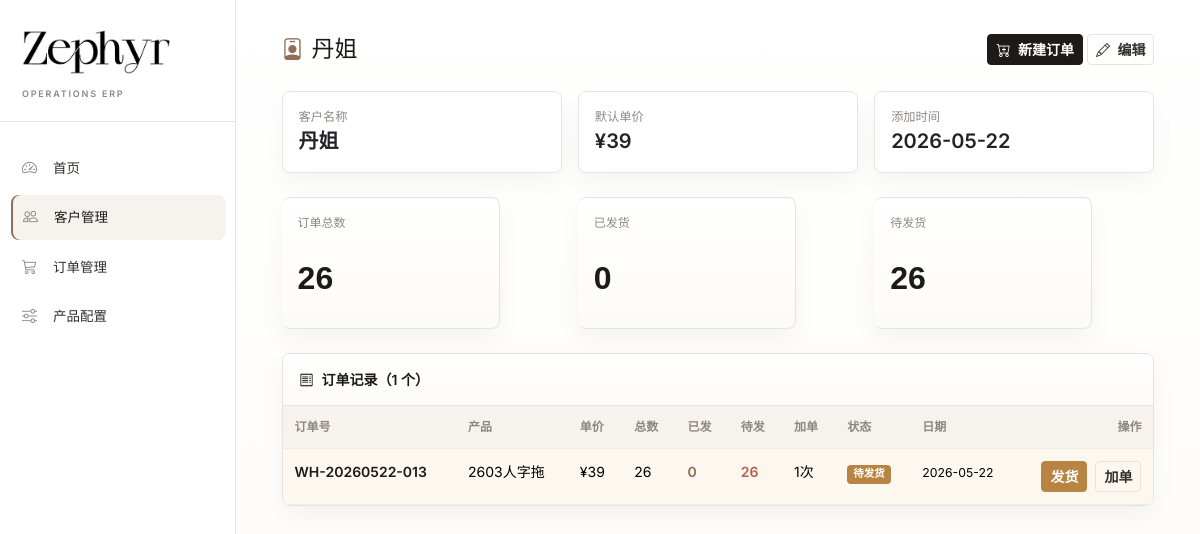
Page /customers/13 on the earlier database version.
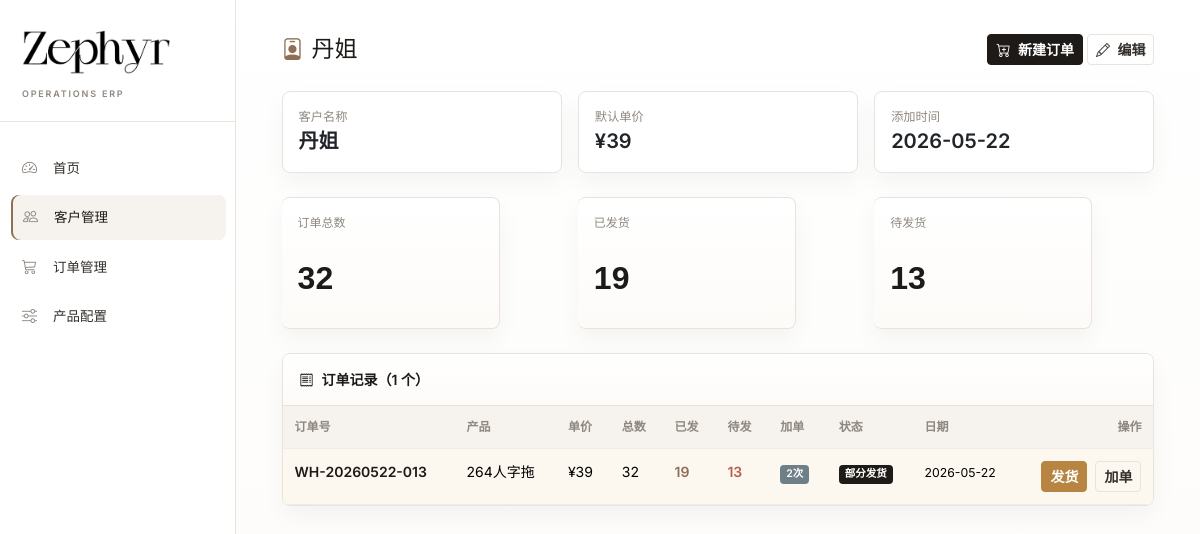
Same page on the later database version.
### models.py (models this page shows, shortened)
class Order(db.Model):
    __tablename__ = 'orders'
    id = db.Column(db.Integer, primary_key=True)
    customer_id = db.Column(db.Integer, db.ForeignKey('customers.id'), nullable=False)
    product_id = db.Column(db.Integer, db.ForeignKey('products.id'), nullable=False)
    order_number = db.Column(db.String(50), unique=True, nullable=False)
    unit_price = db.Column(db.Float, default=0.0)
    total_qty = db.Column(db.Integer, default=0)
    total_shipped = db.Column(db.Integer, default=0)
    status = db.Column(db.String(20), default='pending')  # pending / partial / completed
    notes = db.Column(db.Text, default='')
    created_at = db.Column(db.DateTime, default=datetime.utcnow)
    updated_at = db.Column(db.DateTime, default=datetime.utcnow, onupdate=datetime.utcnow)
    lines = db.relationship('OrderLine', backref='order', lazy='dynamic',
                            cascade='all, delete-orphan')
    shipments = db.relationship('Shipment', backref='order', lazy='dynamic',
                                cascade='all, delete-orphan')
    @property
    def total_pending(self):
        return self.total_qty - self.total_shipped
    @property
    def batch_count(self):
        batches = set(line.batch for line in self.lines.all())
        return len(batches)

class Product(db.Model):
    __tablename__ = 'products'
    id = db.Column(db.Integer, primary_key=True)
    name = db.Column(db.String(100), unique=True, nullable=False)  # 如: 2603人字拖
    image = db.Column(db.String(255), default='')
    is_active = db.Column(db.Boolean, default=True)
    created_at = db.Column(db.DateTime, default=datetime.utcnow)
    colors = db.relationship('ProductColor', backref='product', lazy='dynamic',
                             cascade='all, delete-orphan')
    sizes = db.relationship('ProductSize', backref='product', lazy='dynamic',
                            cascade='all, delete-orphan')
    orders = db.relationship('Order', backref='product', lazy='dynamic')

class OrderLine(db.Model):
    __tablename__ = 'order_lines'
    id = db.Column(db.Integer, primary_key=True)
    order_id = db.Column(db.Integer, db.ForeignKey('orders.id'), nullable=False)
    batch = db.Column(db.Integer, default=1)  # 批次号：1=首批,2=第一次加单...
    color = db.Column(db.String(50), nullable=False)
    size = db.Column(db.String(10), nullable=False)
    qty = db.Column(db.Integer, default=0)  # 本批次订购数量
    shipped_qty = db.Column(db.Integer, default=0)  # 累计已发
    created_at = db.Column(db.DateTime, default=datetime.utcnow)

### app.py (the view)
@app.route('/customers/<int:customer_id>')
def customer_detail(customer_id):
    customer = Customer.query.get_or_404(customer_id)
    orders = customer.orders.order_by(Order.created_at.desc()).all()
    return render_template('customer_detail.html', customer=customer, orders=orders)

### templates/customer_detail.html (shortened to what the changed rows need)
{% extends "base.html" %}
{% block content %}
<div class="row g-3 mb-4">
    <div class="col-4">
        <div class="card stat-card primary p-3">
            <div class="stat-label">订单总数</div>
            <div class="stat-value">
                {% set total_qty = orders|sum(attribute='total_qty') %}
                {{ total_qty }}
            </div>
        </div>
    </div>
    <div class="col-4">
        <div class="card stat-card success p-3">
            <div class="stat-label">已发货</div>
            <div class="stat-value">
                {% set total_shipped = orders|sum(attribute='total_shipped') %}
                {{ total_shipped }}
            </div>
        </div>
    </div>
    <div class="col-4">
        <div class="card stat-card warning p-3">
            <div class="stat-label">待发货</div>
            <div class="stat-value">
                {% set total_pending = orders|sum(attribute='total_pending') %}
                {{ total_pending }}
            </div>
        </div>
    </div>
</div>
<div class="card" id="orders">
    <div class="card-body p-0">
        {% if orders %}
        <div class="table-responsive">
            <table class="table table-hover mb-0">
                <thead class="table-light">
                    <tr>
                        <th>订单号</th>
                        <th>产品</th>
                        <th>单价</th>
                        <th>总数</th>
                        <th>已发</th>
                        <th>待发</th>
                        <th>加单</th>
                        <th>状态</th>
                        <th>日期</th>
                        <th class="text-end">操作</th>
                    </tr>
                </thead>
                <tbody>
                    {% for o in orders %}
                    <tr class="{{ 'table-warning' if o.total_pending > 0 else '' }}">
                        <td>
                            <a href="{{ url_for('order_detail', order_id=o.id) }}" class="text-decoration-none fw-bold">
                                {{ o.order_number }}
                            </a>
                        </td>
                        <td>{{ o.product.name }}</td>
                        <td>{% if o.unit_price %}¥{{ '%.0f'|format(o.unit_price) }}{% else %}-{% endif %}</td>
                        <td>{{ o.total_qty }}</td>
                        <td class="text-success fw-bold">{{ o.total_shipped }}</td>
                        <td class="{{ 'text-danger fw-bold' if o.total_pending > 0 else '' }}">{{ o.total_pending }}</td>
                        <td>
                            {% if o.batch_count > 1 %}
                            <span class="badge bg-info">{{ o.batch_count }}次</span>
                            {% else %}1次{% endif %}
                        </td>
                        <td>
                            {% if o.status == 'completed' %}
                            <span class="badge badge-completed">已完成</span>
                            {% elif o.status == 'partial' %}
                            <span class="badge badge-partial">部分发货</span>
                            {% else %}
                            <span class="badge badge-pending">待发货</span>
                            {% endif %}
                        </td>
                        <td><small>{{ o.created_at.strftime('%Y-%m-%d') }}</small></td>
                        <td class="text-end">
                            {% if o.total_pending > 0 %}
                            <a href="{{ url_for('order_ship', order_id=o.id) }}" class="btn btn-sm btn-warning me-1">发货</a>
                            {% endif %}
                            <a href="{{ url_for('order_add_batch', order_id=o.id) }}" class="btn btn-sm btn-outline-info">加单</a>
                        </td>
                    </tr>
                    {% endfor %}
                </tbody>
            </table>
        </div>
        {% endif %}
    </div>
</div>
{% endblock %}

Differences in the rows shown:
changed Order "WH-20260522-013": product.name "2603人字拖" → "264人字拖"; total_qty "26" → "32"; total_shipped "0" → "19"; total_pending "26" → "13"; batch_count (not shown) → "2"; total_qty "1次" → "次"; status "待发货" → "部分发货"
Other differences:
{{ total_qty }}: "26" → "32"
{{ total_shipped }}: "0" → "19"
{{ total_pending }}: "26" → "13"
